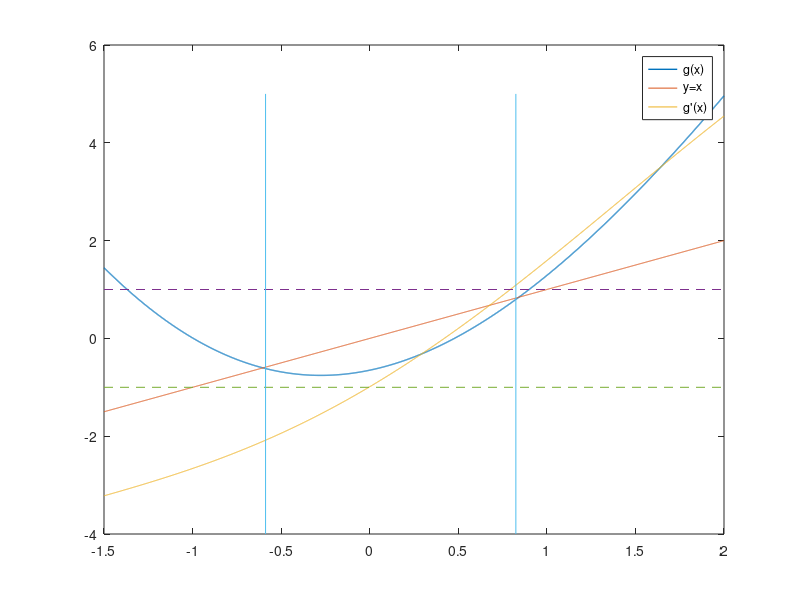

Recreate this plot in MATLAB.
figure;
x=-1.5:0.001:2;
g=x.^2-sin(x+15);
dg=2*x-cos(x+0.15);
y=x;
plot(x,g,'LineWidth',1)
hold on
plot(x,y)
hold on 
plot(x,dg)
hold on
plot([-1.5,2],[1,1],'--')
hold on
plot([-1.5,2],[-1,-1],'--')
hold on 
line([-0.588,-0.588],[-4,5]);
hold on 
line([0.825,0.825],[-4,5]);
legend('g(x)','y=x',"g'(x)")


